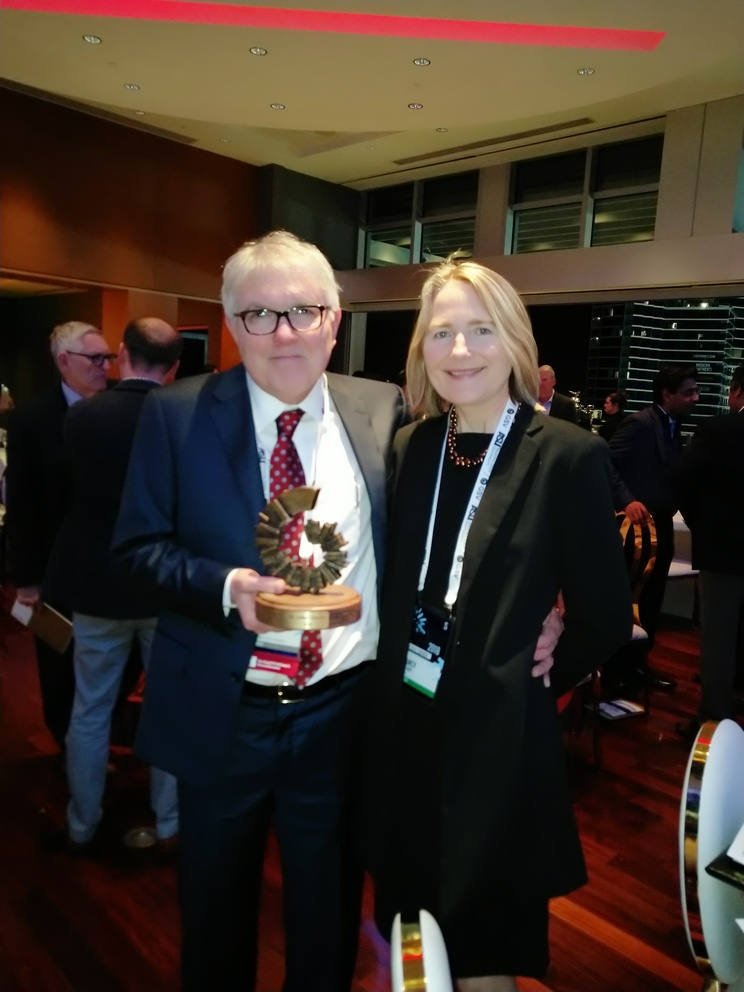
#> input picture media/artMcGrawHillEducationAward.resized.jpg, 744 x 992 px
$ python face_detect.py ../media/artMcGrawHillEducationAward.resized.jpg   (older library calls are emulated)
#> lines starting #> are read from the running program, lines starting #| are printed output that depends on the picture
#!/usr/bin/env python2

"""
Face detection helper using OpenCV and it's Python bindings.

Adpated from https://github.com/shantnu/FaceDetect/
"""

import numpy
import cv2
import sys
import glob
import time
import os.path as pth


def get_face_detect():
    """Return a function that finds faces."""
    classifier = cv2.CascadeClassifier('haarcascade_frontalface_default.xml')

    def detect(image):
        gray = cv2.cvtColor(image, cv2.COLOR_BGR2GRAY)
        return classifier.detectMultiScale(
            gray,
            scaleFactor=1.2,
            minNeighbors=5,
            minSize=(29, 29),
            flags=cv2.cv.CV_HAAR_SCALE_IMAGE
        )
    return detect


# [70 lines left out: functions get_face_recog, camera_detect, not called in this run]


def file_check(fnlist, display):
    """For given list of files, check for faces and optionally display."""
#> called with display = False
    print("Processing %d files" % len(fnlist))
    if display:
        print("Will display images")

    classifier = get_face_detect()

    for fn in sorted(fnlist):
        image = cv2.imread(fn)
#> image is the input picture: shape (992, 744, 3); mean B, G, R 40.8, 49.6, 61.9
        faces = classifier(image)
#> in detect, `gray = cv2.cvtColor(image, cv2.COLOR_BGR2GRAY)`:
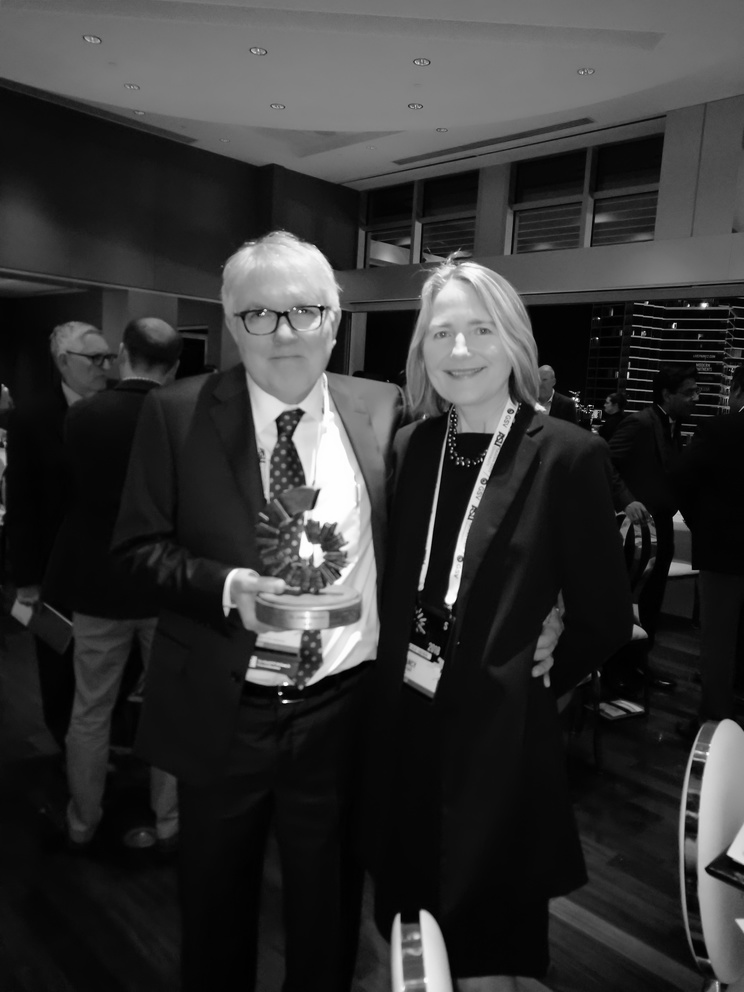
#> gray: shape (992, 744); min 0, max 255, mean 52.3
#> faces = [[404, 285, 118, 118], [214, 261, 136, 136]]
        print("%s => Found %d faces" % (fn, len(faces)))
#| ../media/artMcGrawHillEducationAward.resized.jpg => Found 2 faces

        if display:
            for (x, y, w, h) in faces:
                cv2.rectangle(image, (x, y), (x+w, y+h), (0, 255, 0), 2)
            cv2.imshow("Faces found", image)
            cv2.waitKey(0)


def main():
    """Entry point - check each arg for faces and show."""
    fnlist = set()
    display = False
    do_capture = False

    for a in sys.argv[1:]:
        if a == "--display":
            display = True
        elif a == "--capture":
            do_capture = True
        else:
            fnlist.update(glob.glob(a))

    if do_capture:
        camera_detect(fnlist)
    else:
        file_check(fnlist, display)

    cv2.destroyAllWindows()


if __name__ == "__main__":
    main()

$ run again, on media/20180723_105051.resized.jpg
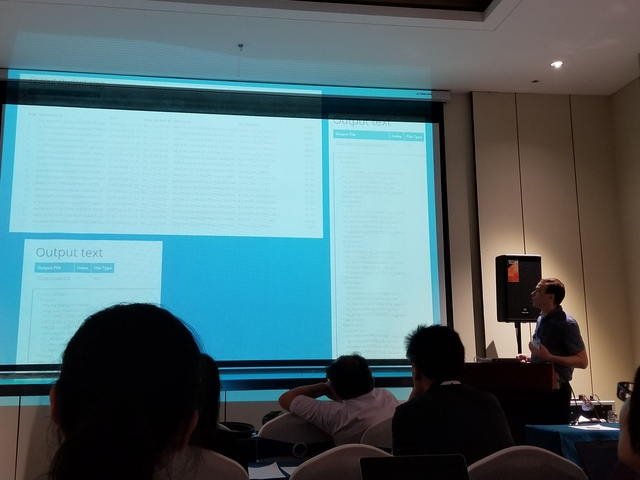
#> input picture media/20180723_105051.resized.jpg, 640 x 480 px
#> in file_check, image is the input picture: shape (480, 640, 3); mean B, G, R 114.4, 109.6, 84
#> in detect, `gray = cv2.cvtColor(image, cv2.COLOR_BGR2GRAY)`:
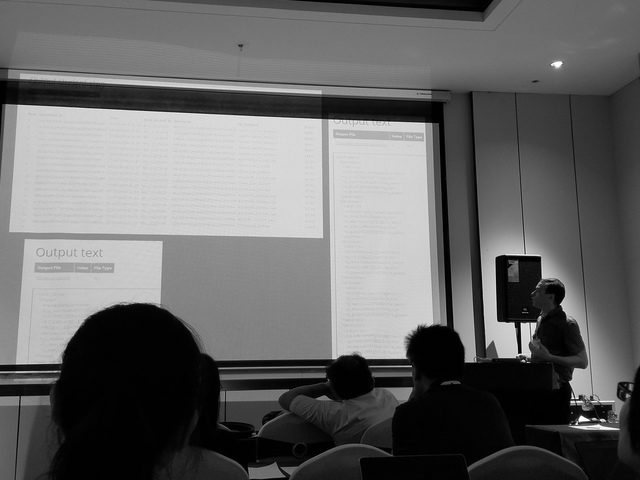
#> gray: shape (480, 640); min 0, max 255, mean 102.5
#> faces = ()
#| ../media/20180723_105051.resized.jpg => Found 0 faces
